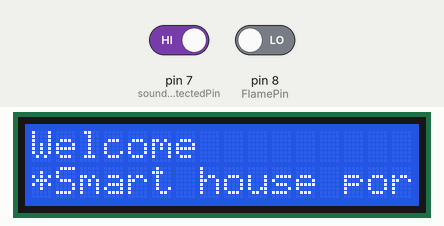
Simulated run of this sketch. Board: Arduino Uno, built with avr-gcc and run on an emulated ATmega328P. On the bench: 16×2 character LCD. The test bench sets the inputs (shaded band); at power-on: pin 7 (soundDetectedPin) HIGH, pin 8 (FlamePin) LOW. What the sketch prints to the serial monitor is not drawn.

Above: at 1.2 s.
1.3 s: pin 7 (soundDetectedPin) driven LOW
At 1.6 s:
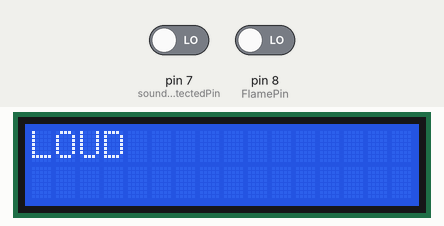
2.8 s: pin 8 (FlamePin) driven HIGH
At 4.0 s:
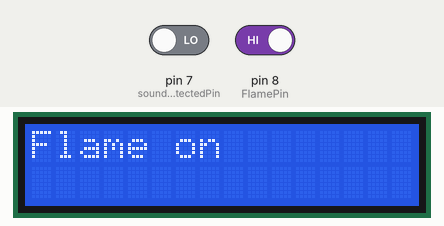
4.3 s: pin 7 (soundDetectedPin) driven HIGH
At 5.5 s:
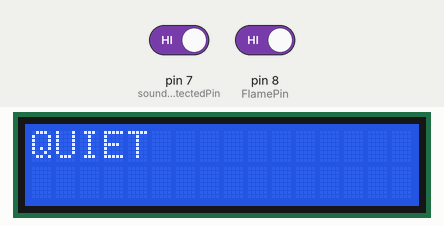
Timing chart, 0 to 7.3 s (numbered marks = the images above; inputs shaded):
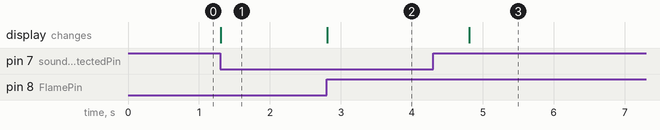

Measured:
- after the input at 1.3 s, the display: changes at once (image 1)
- after the input at 2.8 s, the display: changes at once (image 2)
- after the input at 4.3 s, the display: changes after 0.51 s (image 3)

The sketch:

flame_detector.ino
```cpp
// include the library code
#include <Wire.h>
#include <LiquidCrystal_I2C.h>

// pinout for flame detector (IR)

int FlamePin = 8;  // This is for input pin
int Flame = HIGH;  // HIGH when FLAME Exposed
unsigned long lastFlameDetectTime;
int flameAlarmTime = 500;
boolean flalarm = false;

// pinout for sound detector

int soundDetectedPin = 7; // Use Pin 10 as our Input
int soundDetectedVal = HIGH; // This is where we record our Sound Measurement
boolean bAlarm = false;
unsigned long lastSoundDetectTime;
int soundAlarmTime = 500;

int sound_count = 0;


// pinout for LCD

LiquidCrystal_I2C lcd(0x3F, 2, 1, 0, 4, 5, 6, 7, 3, POSITIVE);

// End of pinout

// Start void setup

void setup() {

  // void setup for flame detector
  pinMode(FlamePin, INPUT);

  // void setup for sound detector
  pinMode (soundDetectedPin, INPUT) ;

  // void setup for LCD screen
  lcd.begin(16,2);   // iInit the LCD for 16 chars 2 lines
  lcd.backlight();   // Turn on the backligt (try lcd.noBaklight() to turn it off)
  lcd.setCursor(0,0); //First line
  lcd.print("Welcome");
  lcd.setCursor(0,1); //Second line
  lcd.print("*Smart house portal*");


  // Declare serial port

  Serial.begin(9600);

}

void loop() {
  Flame = digitalRead(FlamePin);

  if (Flame == HIGH)
  {
    lastFlameDetectTime = millis();
    if (!flalarm){
    Serial.println("Flame on");
    lcd.clear();
    lcd.print("Flame on");
    flalarm = true;
  }
  else
  {
    if( (millis()-lastFlameDetectTime) > flameAlarmTime  &&  flalarm){
    Serial.println("No flame");
    lcd.clear();
    lcd.print("no flame");
    flalarm = false;
    }
   }
}

// code for sound detection..


   soundDetectedVal = digitalRead (soundDetectedPin) ; // read the sound alarm time

  if (soundDetectedVal == LOW) // If we hear a sound
  {

    lastSoundDetectTime = millis(); // record the time of the sound alarm
    // The following is so you don't scroll on the output screen
    if (!bAlarm){
      Serial.println("LOUD, LOUD");
      lcd.clear();
      lcd.print("LOUD");
      bAlarm = true;

      sound_count = sound_count + 1;
      Serial.println(sound_count);

      if (sound_count == 10){
        Serial.println("ALERT");
        sound_count = 0;

      }
    }
  }
  else
  {
    if( (millis()-lastSoundDetectTime) > soundAlarmTime  &&  bAlarm){
      Serial.println("quiet");
      lcd.clear();
      lcd.print("QUIET");
      bAlarm = false;
    }
  }
}
```
